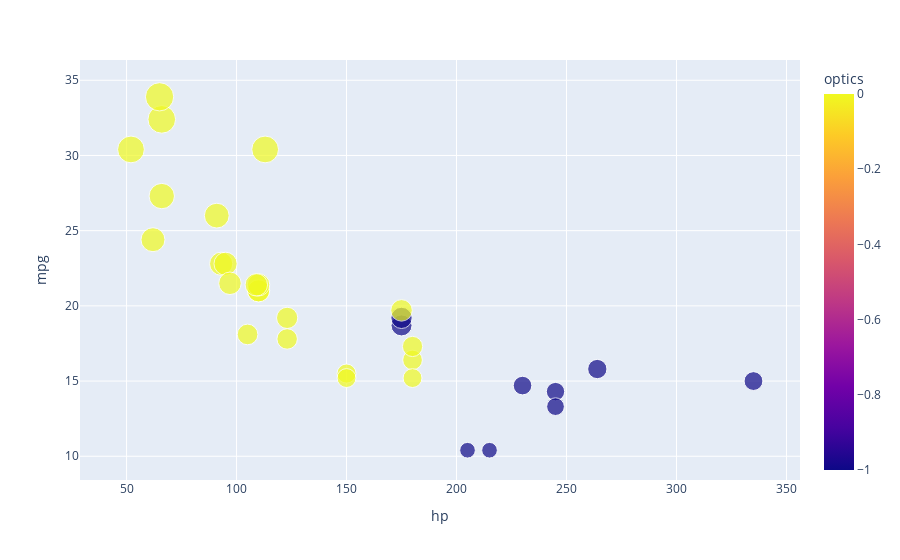

Write notebook code for a chart like this one.
### Code cell
# plot X & Y coordinates and color by cluster number
import plotly.express as px
df = px.data.iris()
fig = px.scatter(df_cars, x="hp", y="mpg", color="optics", size='mpg', hover_data=['optics'])
fig.show()

### Figure 1 — Plotly figure (JSON) as saved in the notebook; plotly's stock layout.template omitted (floating-point values rounded to 4 significant figures)
{"data": [{"customdata": [[0], [0], [0], [0], [-1], [0], [-1], [0], [0], [0], [0], [0], [0], [0], [-1], [-1], [-1], [0], [0], [0], [0], [0], [0], [-1], [-1], [0], [0], [0], [-1], [0], [-1], [0]], "hovertemplate": "hp=%{x}<br>mpg=%{marker.size}<br>optics=%{marker.color}<extra></extra>", "legendgroup": "", "marker": {"color": [0, 0, 0, 0, -1, 0, -1, 0, 0, 0, 0, 0, 0, 0, -1, -1, -1, 0, 0, 0, 0, 0, 0, -1, -1, 0, 0, 0, -1, 0, -1, 0], "coloraxis": "coloraxis", "size": [21, 21, 22.8, 21.4, 18.7, 18.1, 14.3, 24.4, 22.8, 19.2, 17.8, 16.4, 17.3, 15.2, 10.4, 10.4, 14.7, 32.4, 30.4, 33.9, 21.5, 15.5, 15.2, 13.3, 19.2, 27.3, 26, 30.4, 15.8, 19.7, 15, 21.4], "sizemode": "area", "sizeref": 0.08475, "symbol": "circle"}, "mode": "markers", "name": "", "orientation": "v", "showlegend": false, "type": "scatter", "x": [110, 110, 93, 110, 175, 105, 245, 62, 95, 123, 123, 180, 180, 180, 205, 215, 230, 66, 52, 65, 97, 150, 150, 245, 175, 66, 91, 113, 264, 175, 335, 109], "xaxis": "x", "y": [21, 21, 22.8, 21.4, 18.7, 18.1, 14.3, 24.4, 22.8, 19.2, 17.8, 16.4, 17.3, 15.2, 10.4, 10.4, 14.7, 32.4, 30.4, 33.9, 21.5, 15.5, 15.2, 13.3, 19.2, 27.3, 26, 30.4, 15.8, 19.7, 15, 21.4], "yaxis": "y"}], "layout": {"coloraxis": {"colorbar": {"title": {"text": "optics"}}, "colorscale": [[0, "#0d0887"], [0.1111, "#46039f"], [0.2222, "#7201a8"], [0.3333, "#9c179e"], [0.4444, "#bd3786"], [0.5556, "#d8576b"], [0.6667, "#ed7953"], [0.7778, "#fb9f3a"], [0.8889, "#fdca26"], [1, "#f0f921"]]}, "legend": {"itemsizing": "constant", "tracegroupgap": 0}, "margin": {"t": 60}, "xaxis": {"anchor": "y", "domain": [0, 1], "title": {"text": "hp"}}, "yaxis": {"anchor": "x", "domain": [0, 1], "title": {"text": "mpg"}}}}
